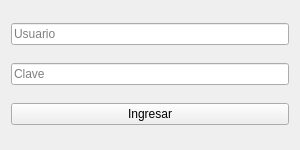
<?xml version="1.0" encoding="UTF-8"?>
<ui version="4.0">
 <class>LoginWindow</class>
 <widget class="QWidget" name="LoginWindow">
  <property name="geometry">
   <rect>
    <x>0</x>
    <y>0</y>
    <width>300</width>
    <height>150</height>
   </rect>
  </property>
  <property name="windowTitle">
   <string>Login</string>
  </property>
  <layout class="QVBoxLayout" name="verticalLayout">
   <item>
    <widget class="QLineEdit" name="usuarioLineEdit">
     <property name="placeholderText">
      <string>Usuario</string>
     </property>
    </widget>
   </item>
   <item>
    <widget class="QLineEdit" name="claveLineEdit">
     <property name="placeholderText">
      <string>Clave</string>
     </property>
     <property name="echoMode">
      <enum>QLineEdit::Password</enum>
     </property>
    </widget>
   </item>
   <item>
    <widget class="QPushButton" name="loginButton">
     <property name="text">
      <string>Ingresar</string>
     </property>
    </widget>
   </item>
  </layout>
 </widget>
 <resources/>
 <connections/>
</ui>
